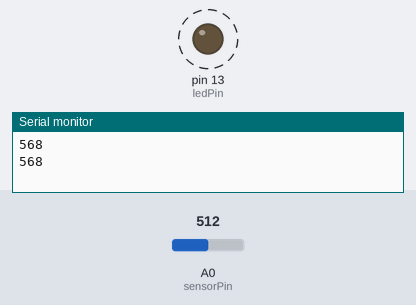
Simulated run of this sketch. Board: Arduino Uno, built with avr-gcc and run on an emulated ATmega328P. Shown: output pins drawn as LEDs (lit = HIGH), the last lines printed to the serial monitor. Dashed ring = blinking. The inputs (shaded band) are chosen by the test bench; at power-on: A0 (sensorPin) = 512.

Above: at 1.9 s.
2.0 s: A0 (sensorPin) set to 306
At 2.4 s:
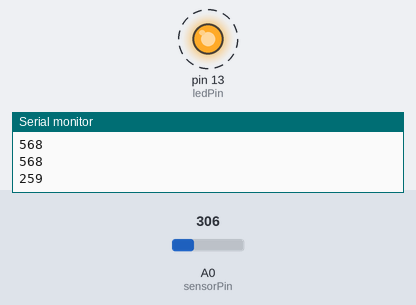
5.5 s: A0 (sensorPin) set to 122
At 5.51 s:
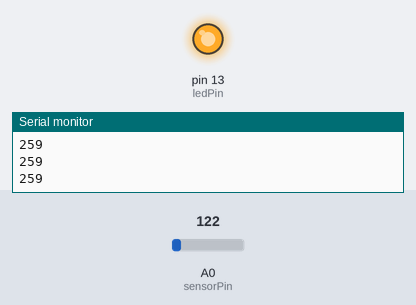
Timing chart, 0 to 15.0 s (numbered marks = the images above; inputs shaded):
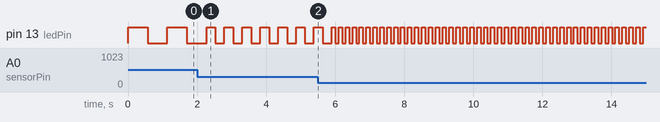

Measured:
- after the input at 2.0 s, pin 13 (ledPin): alternates HIGH for 0.26 s and LOW for 0.26 s, starting after 0.53 s
- by itself, pin 13 (ledPin): alternates HIGH for 0.57 s and LOW for 0.57 s

The sketch:

blinkByLight.ino
```cpp
const int ledPin = 13;  // LED connected to digital pin 13
const int sensorPin = 0;  // connect sensor to analog input 0

//
const int minDuration = 100;
const int maxDuration = 1000;

void setup() {
  pinMode(ledPin, OUTPUT);
  Serial.begin(9600);
}

void loop() {
  int rate = analogRead(sensorPin);
  rate = map(rate, 200, 800, minDuration, maxDuration);
  rate = constrain(rate, minDuration, maxDuration);

  Serial.println(rate);
  digitalWrite(ledPin, HIGH);
  delay(rate);
  digitalWrite(ledPin, LOW);
  delay(rate);
}
```
